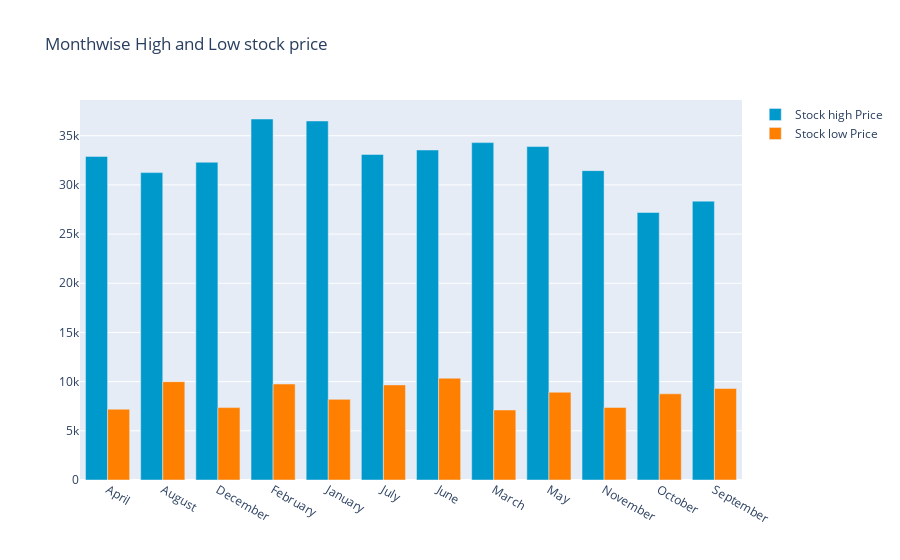

Notebook code cell kept with this figure:
### Code cell
fig = go.Figure()
fig.add_trace(go.Bar(
    x=monthvise_high.index,
    y=monthvise_high,
    name='Stock high Price',
    marker_color='rgb(0, 153, 204)'
))
fig.add_trace(go.Bar(
    x=monthvise_low.index,
    y=monthvise_low,
    name='Stock low Price',
    marker_color='rgb(255, 128, 0)'
))

fig.update_layout(barmode='group', 
                  title=' Monthwise High and Low stock price')
fig.show()

### Figure 1 — Plotly figure (JSON) as saved in the notebook; plotly's stock layout.template omitted (floating-point values rounded to 4 significant figures)
{"data": [{"marker": {"color": "rgb(0, 153, 204)"}, "name": "Stock high Price", "type": "bar", "x": ["April", "August", "December", "February", "January", "July", "June", "March", "May", "November", "October", "September"], "y": [32900, 31250, 32300, 36700, 36500, 33100, 33550, 34300, 33900, 31450, 27200, 28350]}, {"marker": {"color": "rgb(255, 128, 0)"}, "name": "Stock low Price", "type": "bar", "x": ["April", "August", "December", "February", "January", "July", "June", "March", "May", "November", "October", "September"], "y": [7200, 10000, 7360, 9760, 8200, 9670, 10350, 7120, 8930, 7380, 8760, 9300]}], "layout": {"barmode": "group", "title": {"text": " Monthwise High and Low stock price"}}}
